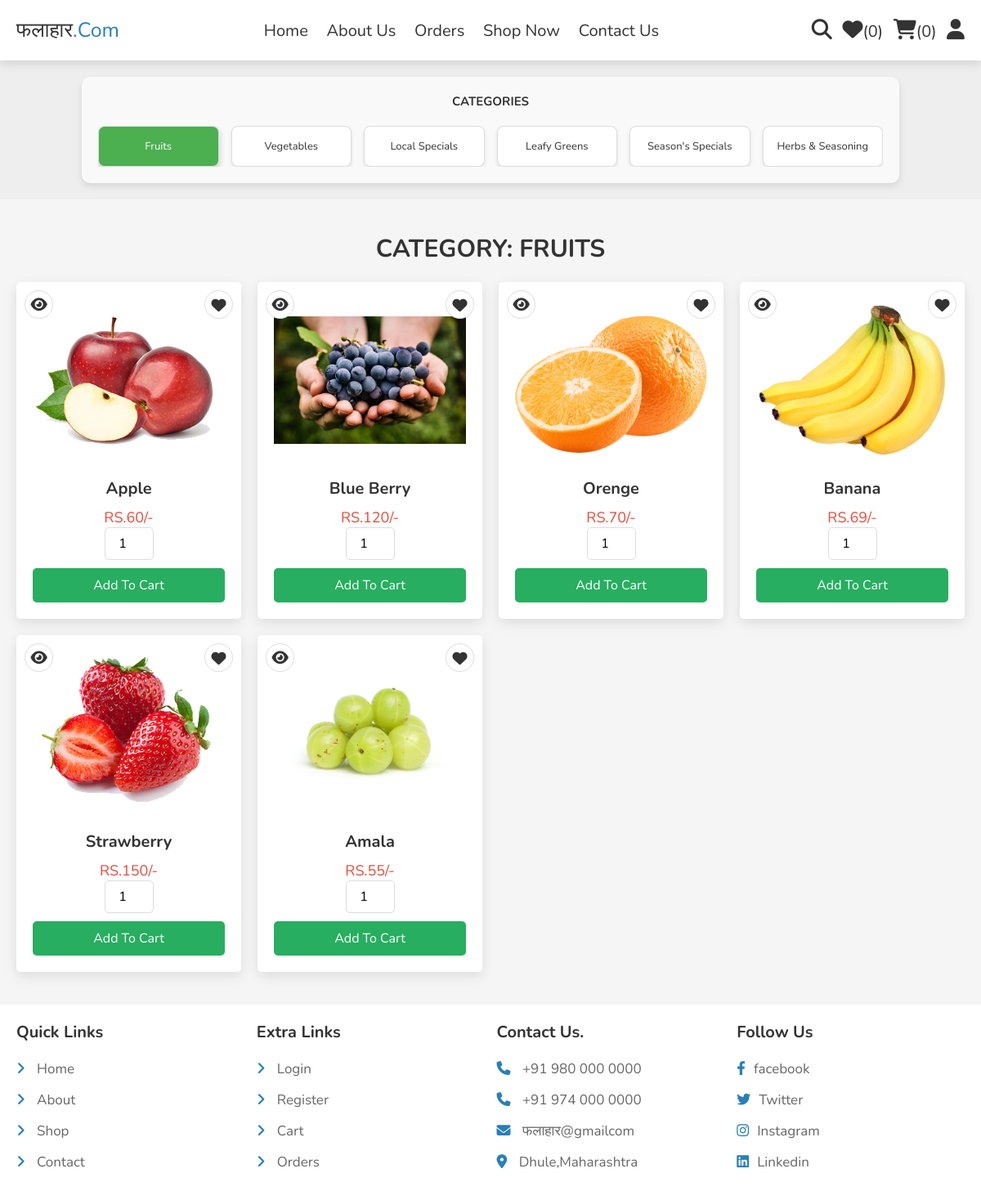
The page /shop.php on the database its author committed.
### tables this page shows
CREATE TABLE `products` (
  `id` int(100) NOT NULL,
  `name` varchar(100) NOT NULL,
  `details` varchar(500) NOT NULL,
  `price` int(10) NOT NULL,
  `image_01` varchar(100) NOT NULL,
  `image_02` varchar(100) NOT NULL,
  `image_03` varchar(100) NOT NULL,
  `category` varchar(100) NOT NULL
);

### shop.php (the view, shortened to what this page needs)
<?php
include 'components/connect.php';
$category = isset($_GET['category']) ? $_GET['category'] : 'fruits';
?>
<!DOCTYPE html>
<html lang="en">
<head>
    <link rel="stylesheet" href="https://cdnjs.cloudflare.com/ajax/libs/font-awesome/6.1.1/css/all.min.css">
    <link rel="stylesheet" href="css/style.css">
</head>
<body>
<?php include 'components/user_header.php'; ?>
<section class="category-buttons">
    <h1 class="heading">Categories</h1>
    <div class="buttons-container">
        <a href="shop.php?category=fruits" class="btn1 <?= $category === 'fruits' ? 'active' : ''; ?>">Fruits</a>
        <a href="shop.php?category=vegetables" class="btn1 <?= $category === 'vegetables' ? 'active' : ''; ?>">Vegetables</a>
        <a href="shop.php?category=localspecials" class="btn1 <?= $category === 'localspecials' ? 'active' : ''; ?>">Local Specials</a>
        <a href="shop.php?category=leafygreens" class="btn1 <?= $category === 'leafygreens' ? 'active' : ''; ?>">Leafy Greens</a>
        <a href="shop.php?category=seasonspecials" class="btn1 <?= $category === 'seasonspecials' ? 'active' : ''; ?>">Season's Specials</a>
        <a href="shop.php?category=herbs" class="btn1 <?= $category === 'herbs' ? 'active' : ''; ?>">Herbs & Seasoning</a>
    </div>
</section>
<section class="products">
    <h1 class="heading">Category: <?= htmlspecialchars($category); ?></h1>
    <div class="box-container">
    <?php
    if ($category === 'fruits' || $category === 'vegetables' || $category === 'localspecials'
    || $category === 'leafygreens' || $category === 'seasonspecials' || $category === 'herbs') {
        $select_products = $conn->prepare("SELECT * FROM `products` WHERE category = :category");
        $select_products->bindParam(':category', $category);
        $select_products->execute();
    } else {
        $select_products = $conn->prepare("SELECT * FROM `products`");
        $select_products->execute();
    }
    if ($select_products->rowCount() > 0) {
        while ($fetch_product = $select_products->fetch(PDO::FETCH_ASSOC)) {
    ?>
    <form action="" method="post" class="box">
        <button class="fas fa-heart" type="submit" name="add_to_wishlist"></button>
        <a href="quick_view.php?pid=<?= htmlspecialchars($fetch_product['id']); ?>" class="fas fa-eye"></a>
        <img src="uploaded_img/<?= htmlspecialchars($fetch_product['image_01']); ?>" alt="">
        <div class="name"><?= htmlspecialchars($fetch_product['name']); ?></div>
        <div class="flex">
            <div class="price"><span>RS.</span><?= htmlspecialchars($fetch_product['price']); ?><span>/-</span></div>
            <input type="number" name="qty" class="qty" min="1" max="99" onkeypress="if(this.value.length == 2) return false;" value="1">
        </div>
        <input type="submit" value="add to cart" class="btn" name="add_to_cart">
    </form>
    <?php
        }
    } else {
        echo '<p class="empty">No products found!</p>';
    }
    ?>
    </div>
</section>
<?php include 'components/footer.php'; ?>
</body>
</html>

### css/style.css (style rules this page uses)
:root { --main-color:#2980b9; --orange:#f39c12; --red:#e74c3c; --black:#333; --white:#fff; --light-color:#666; --light-bg:#eee; --border:.2rem solid var(--black); --box-shadow:0 .5rem 1rem rgba(0,0,0,.1); }
* { font-family: 'Nunito', sans-serif; margin:0; padding:0; box-sizing: border-box; outline: none; border:none; text-decoration: none; }
html { font-size: 62.5%; overflow-x: hidden; }
body { background-color: var(--light-bg); }
section { padding:2rem; max-width: 1200px; margin:0 auto; }
.heading { font-size: 4rem; color:var(--black); margin-bottom: 2rem; text-align: center; text-transform: uppercase; }
.btn, .delete-btn, .option-btn { display: block; width: 100%; margin-top: 1rem; border-radius: .5rem; padding:1rem 3rem; font-size: 1.7rem; text-transform: capitalize; color:var(--white); cursor: pointer; text-align: center; }
.btn { background-color: var(--main-color); }
.category-buttons { max-width: 1000px; margin: 20px auto; padding: 20px; border-radius: 10px; background-color: #f9f9f9; box-shadow: 0 4px 8px rgba(0, 0, 0, 0.1); }
.heading { font-size: 1.5rem; margin-bottom: 20px; text-align: center; color: #333; }
.buttons-container { display: flex; flex-wrap: nowrap; overflow-x: auto; gap: 15px; justify-content: center; }
.btn1 { display: block; width: 150px; padding: 15px; font-size: 1.3rem; text-align: center; text-decoration: none; color: #333; background-color: #fff; border: 1px solid #ddd; border-radius: 8px; box-shadow: 0 2px 4px rgba(0, 0, 0, 0.1); transition: background-color 0.3s, color 0.3s, box-shadow 0.3s; }
.btn1.active { background-color: #4CAF50; color: #fff; box-shadow: 0 4px 8px rgba(0, 0, 0, 0.2); }
.products { padding: 4rem 2rem; background-color: #f5f5f5; text-align: center; }
.products .heading { font-size: 3rem; color: #333; margin-bottom: 2rem; text-transform: uppercase; }
.products .box-container { display: grid; grid-template-columns: repeat(auto-fit, minmax(25rem, 1fr)); gap: 2rem; }
.products .box { background-color: #fff; border-radius: .5rem; padding: 2rem; box-shadow: 0 5px 15px rgba(0,0,0,0.1); position: relative; overflow: hidden; transition: transform 0.3s ease; }
.products .box img { width: 100%; height: 20rem; object-fit: contain; margin-bottom: 1.5rem; }
.products .box .name { font-size: 2rem; font-weight: bold; color: #333; margin-bottom: 1rem; }
.products .box .price { font-size: 1.8rem; color: #e74c3c; }
.products .box .qty { width: 6rem; padding: 0.8rem; font-size: 1.6rem; text-align: center; border: 1px solid #ddd; border-radius: .5rem; }
.products .box .fa-heart, .products .box .fa-eye { position: absolute; top: 1rem; height: 3.5rem; width: 3.5rem; line-height: 3.2rem; font-size: 1.8rem; background-color: #fff; border-radius: 50%; border: 1px solid #ddd; color: #333; cursor: pointer; transition: background-color 0.3s ease, color 0.3s ease; }
.products .box .fa-heart { right: 1rem; }
.products .box .fa-eye { left: 1rem; }
.products .box .btn { display: inline-block; background-color: #27ae60; color: #fff; padding: 1rem 2rem; font-size: 1.6rem; border-radius: .5rem; cursor: pointer; transition: background-color 0.3s ease; }

### rows shown on the page
products: image_01 (picture), name "Apple", price "60"
products: image_01 (picture), name "Blue Berry", price "120"
products: image_01 (picture), name "Orenge", price "70"
products: image_01 (picture), name "Banana", price "69"
products: image_01 (picture), name "Strawberry", price "150"
products: image_01 (picture), name "Amala", price "55"

### other values the page prints
$total_wishlist_counts "0"
$total_cart_counts "0"
$category "FRUITS"
